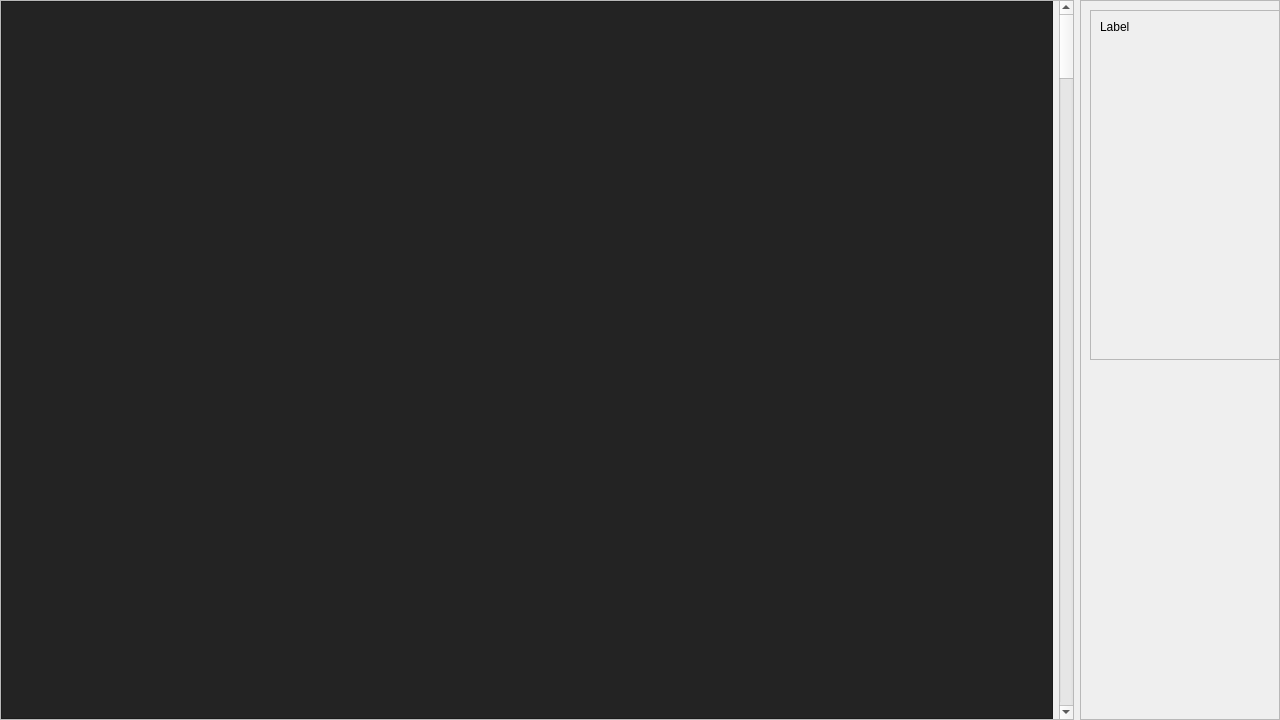
<?xml version="1.0" encoding="UTF-8"?>
<ui version="4.0">
 <class>Labeler</class>
 <widget class="QWidget" name="Labeler">
  <property name="geometry">
   <rect>
    <x>0</x>
    <y>0</y>
    <width>1280</width>
    <height>720</height>
   </rect>
  </property>
  <property name="windowTitle">
   <string>Form</string>
  </property>
  <layout class="QGridLayout" name="gridLayout">
   <property name="leftMargin">
    <number>0</number>
   </property>
   <property name="topMargin">
    <number>0</number>
   </property>
   <property name="rightMargin">
    <number>0</number>
   </property>
   <property name="bottomMargin">
    <number>0</number>
   </property>
   <item row="0" column="0">
    <widget class="QFrame" name="frame_2">
     <property name="styleSheet">
      <string notr="true"/>
     </property>
     <property name="frameShape">
      <enum>QFrame::StyledPanel</enum>
     </property>
     <property name="frameShadow">
      <enum>QFrame::Raised</enum>
     </property>
     <layout class="QGridLayout" name="gridLayout_2">
      <property name="leftMargin">
       <number>0</number>
      </property>
      <property name="topMargin">
       <number>0</number>
      </property>
      <property name="rightMargin">
       <number>0</number>
      </property>
      <property name="bottomMargin">
       <number>0</number>
      </property>
      <item row="0" column="0">
       <widget class="QFrame" name="viewersFrame">
        <property name="styleSheet">
         <string notr="true">background: rgb(35, 35, 35);</string>
        </property>
        <property name="frameShape">
         <enum>QFrame::StyledPanel</enum>
        </property>
        <property name="frameShadow">
         <enum>QFrame::Raised</enum>
        </property>
        <layout class="QGridLayout" name="gridLayout_5">
         <item row="0" column="0">
          <widget class="Line" name="line">
           <property name="lineWidth">
            <number>0</number>
           </property>
           <property name="orientation">
            <enum>Qt::Horizontal</enum>
           </property>
          </widget>
         </item>
        </layout>
       </widget>
      </item>
      <item row="0" column="1">
       <widget class="QScrollBar" name="viewersScroll">
        <property name="orientation">
         <enum>Qt::Vertical</enum>
        </property>
       </widget>
      </item>
     </layout>
    </widget>
   </item>
   <item row="0" column="1">
    <widget class="QFrame" name="frame">
     <property name="minimumSize">
      <size>
       <width>200</width>
       <height>0</height>
      </size>
     </property>
     <property name="maximumSize">
      <size>
       <width>200</width>
       <height>16777215</height>
      </size>
     </property>
     <property name="frameShape">
      <enum>QFrame::StyledPanel</enum>
     </property>
     <property name="frameShadow">
      <enum>QFrame::Raised</enum>
     </property>
     <layout class="QGridLayout" name="gridLayout_3">
      <item row="0" column="0">
       <widget class="QFrame" name="labelsFrame">
        <property name="minimumSize">
         <size>
          <width>200</width>
          <height>0</height>
         </size>
        </property>
        <property name="maximumSize">
         <size>
          <width>200</width>
          <height>16777215</height>
         </size>
        </property>
        <property name="frameShape">
         <enum>QFrame::StyledPanel</enum>
        </property>
        <property name="frameShadow">
         <enum>QFrame::Raised</enum>
        </property>
        <layout class="QGridLayout" name="gridLayout_4">
         <item row="1" column="0">
          <spacer name="verticalSpacer_2">
           <property name="orientation">
            <enum>Qt::Vertical</enum>
           </property>
           <property name="sizeHint" stdset="0">
            <size>
             <width>20</width>
             <height>40</height>
            </size>
           </property>
          </spacer>
         </item>
         <item row="0" column="0">
          <widget class="QLabel" name="curLabel">
           <property name="text">
            <string>Label</string>
           </property>
          </widget>
         </item>
        </layout>
       </widget>
      </item>
      <item row="1" column="0">
       <spacer name="verticalSpacer">
        <property name="orientation">
         <enum>Qt::Vertical</enum>
        </property>
        <property name="sizeHint" stdset="0">
         <size>
          <width>20</width>
          <height>40</height>
         </size>
        </property>
       </spacer>
      </item>
     </layout>
    </widget>
   </item>
  </layout>
 </widget>
 <resources/>
 <connections/>
</ui>
